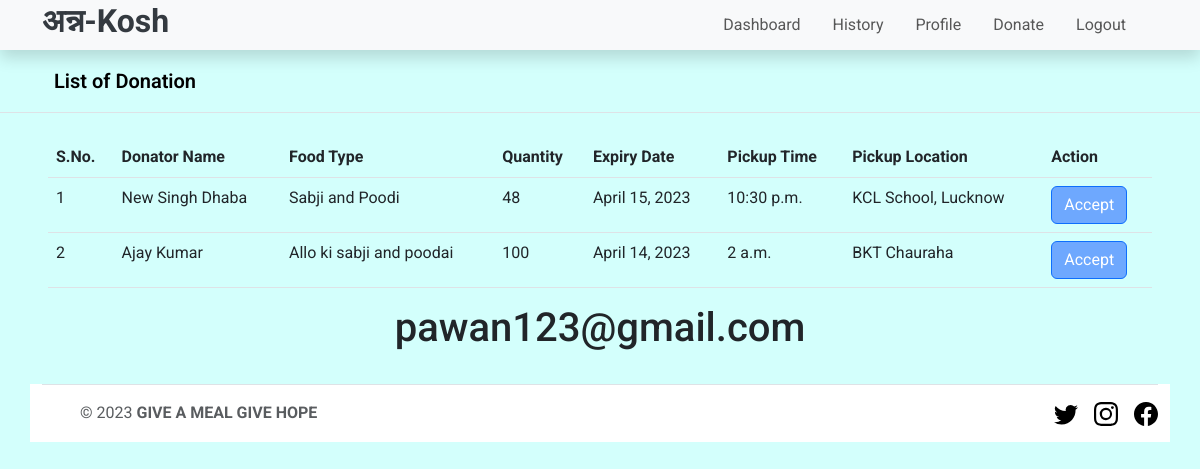
The app's page /history/ (signed in) with its own data.
### myapp/models.py (models this page shows, shortened)
class Donation(models.Model):
    donator_name = models.CharField(max_length=255)
    food_type = models.CharField(max_length=255)
    quantity = models.IntegerField()
    expiry_date = models.DateField()
    pickup_time = models.TimeField()
    pickup_location = models.CharField(max_length=255)
    created_at = models.DateTimeField(auto_now_add=True)
    action = models.CharField(max_length=255, default="Pending")

### myapp/views.py (the view)
# urls.py: path('history/', views.history, name='history'),
def history(request):
    ngo = request.user.groups.filter(name='ngo').exists
    donator = request.user.groups.filter(name='donator').exists
    donations = Donation.objects.all().order_by('-created_at')
    return render(request, 'history.html', locals())

### templates/history.html (shortened to what this page needs)
{% extends 'base.html' %}
{% block main %}
    <a href="/" class="d-flex align-items-center flex-shrink-0 p-3 link-body-emphasis text-decoration-none border-bottom">
        <svg class="bi pe-none me-2" width="30" height="24"><use xlink:href="#bootstrap"/></svg>
        <span class="fs-5 fw-semibold">List of Donation</span>
    </a>
    <div class="px-5 py-4 ">
      <table class="table">
        <thead>
          <tr>
            <th>S.No.</th>
            <th>Donator Name</th>
            <th>Food Type</th>
            <th>Quantity</th>
            <th>Expiry Date</th>
            <th>Pickup Time</th>
            <th>Pickup Location</th>
            <th>Action</th>
          </tr>
        </thead>
        <tbody>
          {% for donation in donations %}
          <tr>
            <td>{{ forloop.counter }}</td>
            <td>{{ donation.donator_name }}</td>
            <td>{{ donation.food_type }}</td>
            <td>{{ donation.quantity }}</td>
            <td>{{ donation.expiry_date }}</td>
            <td>{{ donation.pickup_time }}</td>
            <td>{{ donation.pickup_location }}</td>
            <td>
              {% if ngo %}
                {% if donation.action  == 'Pending' %}
                  <a class="btn btn-primary" href="accept" >Accept</a>
                {% else %}
                  <span class="badge text-bg-success">Accept</span>
                {% endif %}
              {% else %}
                  {% if donation.action  == 'Pending' %}
                    <span class="badge text-bg-primary">Pending</span>
                  {% else %}
                    <span class="badge text-bg-success">Accept</span>
                  {% endif %}
              {% endif %}
            </td>
          </tr>
          {% endfor %}
        </tbody>
      </table>
      <h1 class="text-center">{{ user.username }}</h1>
    </div>
{% endblock main %}

### static/css/style.css (style rules this page uses)
* { font-family: 'Roboto', sans-serif; }
body { background-color:rgba(211, 255, 252, 1); }

### records on screen
Donation: donator_name "New Singh Dhaba", food_type "Sabji and Poodi", quantity "48", expiry_date "April 15, 2023", pickup_time "10:30 p.m.", pickup_location "KCL School, Lucknow", action "Accept"
Donation: donator_name "Ajay Kumar", food_type "Allo ki sabji and poodai", quantity "100", expiry_date "April 14, 2023", pickup_time "2 a.m.", pickup_location "BKT Chauraha", action "Accept"

### other values on screen
{{ user.username }} "pawan123@gmail.com"
